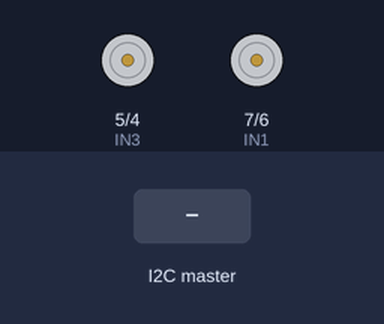
Bench run of a sketch on a simulated Arduino Uno, built with avr-gcc and run on an emulated ATmega328P. Shown: motor-driver pin pairs drawn as motors (green arrow = first pin HIGH = forward, orange = second pin HIGH = backward, longer = more drive). The test bench sets the inputs (shaded band). What the sketch prints to the serial monitor is not drawn.

Above: at 1.2 s.
1.3 s: the I2C master sends "F"
At 1.7 s:
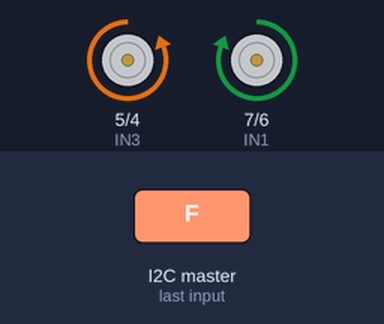
3.8 s: the I2C master sends "B"
At 4.6 s:
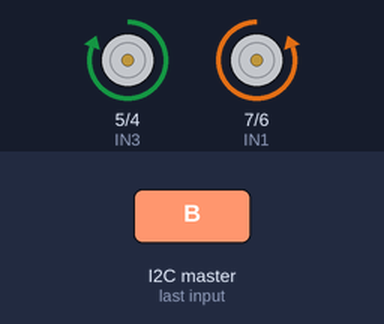
6.3 s: the I2C master sends "L"
At 6.7 s:
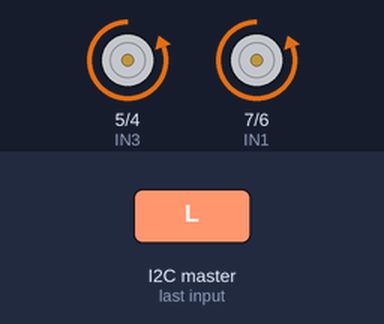
8.8 s: the I2C master sends "R"
At 9.6 s:
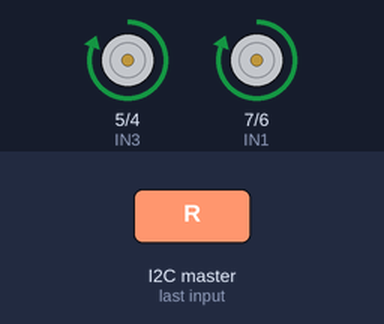
Timing chart, 0 to 11.8 s (numbered marks = the images above; inputs shaded):
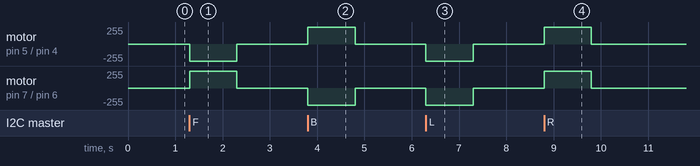

Measured:
- after the input at 1.3 s, motor on pin 5 (IN3) / pin 4 (IN4): stopped → backward 255/255 at once, → stopped 1.0 s later; motor on pin 7 (IN1) / pin 6 (IN2): stopped → forward 255/255 at once, → stopped 1.0 s later
- after the input at 3.8 s, motor on pin 5 (IN3) / pin 4 (IN4): stopped → forward 255/255 at once, → stopped 1.0 s later; motor on pin 7 (IN1) / pin 6 (IN2): stopped → backward 255/255 at once, → stopped 1.0 s later
- after the input at 6.3 s, motor on pin 5 (IN3) / pin 4 (IN4), motor on pin 7 (IN1) / pin 6 (IN2): stopped → backward 255/255 at once, → stopped 1.0 s later
- after the input at 8.8 s, motor on pin 5 (IN3) / pin 4 (IN4), motor on pin 7 (IN1) / pin 6 (IN2): stopped → forward 255/255 at once, → stopped 1.0 s later

The sketch:

arduino_simple_filtered.ino
```cpp
#include <Wire.h>

// Motor A Right wheel
const int IN1 = 7;
const int IN2 = 6;
// Motor B Left wheel
const int IN3 = 5;
const int IN4 = 4;

// Shared between ISR (receiveEvent) and loop()
volatile char lastCmd = 'S';
volatile bool newCmdAvailable = false;

void setup() {
  Serial.begin(9600);

  Wire.begin(0x08);          // I2C slave address
  Wire.onReceive(receiveEvent);

  pinMode(IN1, OUTPUT);
  pinMode(IN2, OUTPUT);
  pinMode(IN3, OUTPUT);
  pinMode(IN4, OUTPUT);

  stop();

  Serial.println("Arduino I2C Slave Ready at 0x08");
  Serial.println("Waiting for commands: F=Forward, B=Backward, L=Left, R=Right, S=Stop");
}

// ⚠️ KEEP THIS SHORT – NO delay(), MINIMAL Serial
void receiveEvent(int numBytes) {
  while (Wire.available()) {
    char cmd = Wire.read();
    lastCmd = cmd;
    newCmdAvailable = true;
  }
}

void loop() {
  if (newCmdAvailable) {
    // Copy to local to avoid issues if it changes mid-use
    noInterrupts();
    char cmd = lastCmd;
    newCmdAvailable = false;
    interrupts();

    Serial.print("Received command: ");
    Serial.println(cmd);

    switch (cmd) {
      case 'F':
        Serial.println("→ Moving FORWARD");
        forward(1000);   // shorter duration is usually nicer
        break;

      case 'B':
        Serial.println("→ Moving BACKWARD");
        backward(1000);
        break;

      case 'L':
        Serial.println("→ Turning LEFT");
        left(1000);
        break;

      case 'R':
        Serial.println("→ Turning RIGHT");
        right(1000);
        break;

      case 'S':
        Serial.println("→ STOPPING");
        stop();
        break;

      default:
        Serial.print("→ Unknown command: ");
        Serial.println(cmd);
        stop();
        break;
    }
  }

  // You can add other robot logic here later if needed
}

// === MOTOR FUNCTIONS ===

void forward(int delayspeed) {
  // A: forward, B: forward
  digitalWrite(IN1, HIGH);
  digitalWrite(IN2, LOW);

  digitalWrite(IN3, LOW);
  digitalWrite(IN4, HIGH);

  delay(delayspeed);
  stop();
}

void backward(int delayspeed) {
  // A: backward, B: backward
  digitalWrite(IN1, LOW);
  digitalWrite(IN2, HIGH);

  digitalWrite(IN3, HIGH);
  digitalWrite(IN4, LOW);

  delay(delayspeed);
  stop();
}

void right(int delayspeed) {
  // spin right: A forward, B backward
  digitalWrite(IN1, HIGH);
  digitalWrite(IN2, LOW);

  digitalWrite(IN3, HIGH);
  digitalWrite(IN4, LOW);

  delay(delayspeed);
  stop();
}

void left(int delayspeed) {
  // spin left: A backward, B forward
  digitalWrite(IN1, LOW);
  digitalWrite(IN2, HIGH);

  digitalWrite(IN3, LOW);
  digitalWrite(IN4, HIGH);

  delay(delayspeed);
  stop();
}

void stop() {
  // For most H-bridge drivers, HIGH/HIGH = brake, LOW/LOW = coast
  // If this doesn't behave as expected, try LOW/LOW instead.
  digitalWrite(IN1, LOW);
  digitalWrite(IN2, LOW);
  digitalWrite(IN3, LOW);
  digitalWrite(IN4, LOW);
}
```
